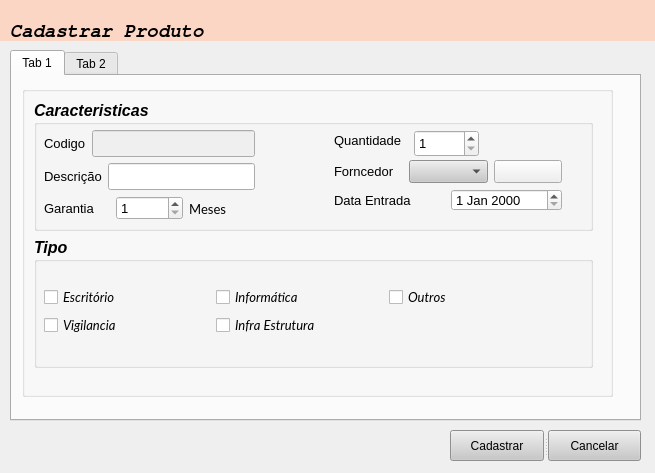
<?xml version="1.0" encoding="UTF-8"?>
<ui version="4.0">
 <class>Form</class>
 <widget class="QWidget" name="Form">
  <property name="geometry">
   <rect>
    <x>0</x>
    <y>0</y>
    <width>655</width>
    <height>473</height>
   </rect>
  </property>
  <property name="sizePolicy">
   <sizepolicy hsizetype="Fixed" vsizetype="Fixed">
    <horstretch>0</horstretch>
    <verstretch>0</verstretch>
   </sizepolicy>
  </property>
  <property name="minimumSize">
   <size>
    <width>655</width>
    <height>473</height>
   </size>
  </property>
  <property name="maximumSize">
   <size>
    <width>655</width>
    <height>473</height>
   </size>
  </property>
  <property name="focusPolicy">
   <enum>Qt::TabFocus</enum>
  </property>
  <property name="windowTitle">
   <string>Cadastrar Produto</string>
  </property>
  <property name="windowIcon">
   <iconset resource="recursos.qrc">
    <normaloff>:/img/img/configure_database_16704.ico</normaloff>:/img/img/configure_database_16704.ico</iconset>
  </property>
  <widget class="QLabel" name="label_3">
   <property name="geometry">
    <rect>
     <x>10</x>
     <y>20</y>
     <width>221</width>
     <height>21</height>
    </rect>
   </property>
   <property name="font">
    <font>
     <family>FreeMono</family>
     <pointsize>14</pointsize>
     <weight>75</weight>
     <italic>true</italic>
     <bold>true</bold>
    </font>
   </property>
   <property name="styleSheet">
    <string notr="true"/>
   </property>
   <property name="text">
    <string>Cadastrar Produto</string>
   </property>
  </widget>
  <widget class="QLabel" name="label">
   <property name="geometry">
    <rect>
     <x>540</x>
     <y>10</y>
     <width>101</width>
     <height>71</height>
    </rect>
   </property>
   <property name="styleSheet">
    <string notr="true">image: url(:/img/img/icons8-caixa.svg);</string>
   </property>
   <property name="text">
    <string/>
   </property>
  </widget>
  <widget class="QSplitter" name="splitter">
   <property name="geometry">
    <rect>
     <x>450</x>
     <y>430</y>
     <width>191</width>
     <height>31</height>
    </rect>
   </property>
   <property name="orientation">
    <enum>Qt::Horizontal</enum>
   </property>
   <widget class="QPushButton" name="cadastrar">
    <property name="styleSheet">
     <string notr="true">image: url(:/img/img/icons8-ok-filled.svg);
background-color:   rgb(200,200,200);</string>
    </property>
    <property name="text">
     <string>Cadastrar</string>
    </property>
    <property name="icon">
     <iconset resource="recursos.qrc">
      <normaloff>:/img/img/icons8-ok-filled.svg</normaloff>:/img/img/icons8-ok-filled.svg</iconset>
    </property>
   </widget>
   <widget class="QPushButton" name="cancelar">
    <property name="styleSheet">
     <string notr="true">background-color:   rgb(200,200,200);</string>
    </property>
    <property name="text">
     <string>Cancelar</string>
    </property>
    <property name="icon">
     <iconset resource="recursos.qrc">
      <normaloff>:/img/img/icons8-cancelar.svg</normaloff>:/img/img/icons8-cancelar.svg</iconset>
    </property>
   </widget>
  </widget>
  <widget class="QLabel" name="label_6">
   <property name="geometry">
    <rect>
     <x>0</x>
     <y>0</y>
     <width>658</width>
     <height>41</height>
    </rect>
   </property>
   <property name="styleSheet">
    <string notr="true">background-color:  rgba(255, 207, 183, 200);</string>
   </property>
   <property name="text">
    <string/>
   </property>
  </widget>
  <widget class="QTabWidget" name="tabWidget">
   <property name="geometry">
    <rect>
     <x>10</x>
     <y>50</y>
     <width>631</width>
     <height>371</height>
    </rect>
   </property>
   <property name="currentIndex">
    <number>0</number>
   </property>
   <widget class="QWidget" name="tab">
    <attribute name="title">
     <string>Tab 1</string>
    </attribute>
    <widget class="QGroupBox" name="groupBox_3">
     <property name="geometry">
      <rect>
       <x>10</x>
       <y>10</y>
       <width>591</width>
       <height>311</height>
      </rect>
     </property>
     <property name="font">
      <font>
       <pointsize>12</pointsize>
       <weight>75</weight>
       <italic>true</italic>
       <bold>true</bold>
      </font>
     </property>
     <property name="title">
      <string/>
     </property>
     <widget class="QWidget" name="layoutWidget_17">
      <property name="geometry">
       <rect>
        <x>10</x>
        <y>10</y>
        <width>561</width>
        <height>281</height>
       </rect>
      </property>
      <layout class="QVBoxLayout" name="verticalLayout_6">
       <property name="leftMargin">
        <number>2</number>
       </property>
       <property name="topMargin">
        <number>4</number>
       </property>
       <property name="rightMargin">
        <number>0</number>
       </property>
       <property name="bottomMargin">
        <number>9</number>
       </property>
       <item>
        <widget class="QGroupBox" name="groupBox_2">
         <property name="title">
          <string>Caracteristicas</string>
         </property>
         <widget class="QWidget" name="layoutWidget_18">
          <property name="geometry">
           <rect>
            <x>10</x>
            <y>30</y>
            <width>211</width>
            <height>91</height>
           </rect>
          </property>
          <layout class="QVBoxLayout" name="verticalLayout_7">
           <item>
            <layout class="QHBoxLayout" name="horizontalLayout_10">
             <item>
              <widget class="QLabel" name="label_26">
               <property name="font">
                <font>
                 <pointsize>10</pointsize>
                 <weight>50</weight>
                 <italic>false</italic>
                 <bold>false</bold>
                </font>
               </property>
               <property name="text">
                <string>Codigo</string>
               </property>
              </widget>
             </item>
             <item>
              <widget class="QLineEdit" name="codigo_4">
               <property name="enabled">
                <bool>false</bool>
               </property>
              </widget>
             </item>
            </layout>
           </item>
           <item>
            <layout class="QHBoxLayout" name="horizontalLayout_11">
             <item>
              <widget class="QLabel" name="label_27">
               <property name="font">
                <font>
                 <pointsize>10</pointsize>
                 <weight>50</weight>
                 <italic>false</italic>
                 <bold>false</bold>
                </font>
               </property>
               <property name="text">
                <string>Descrição</string>
               </property>
              </widget>
             </item>
             <item>
              <widget class="QLineEdit" name="descricao_4">
               <property name="enabled">
                <bool>true</bool>
               </property>
              </widget>
             </item>
            </layout>
           </item>
           <item>
            <layout class="QHBoxLayout" name="horizontalLayout_12">
             <item>
              <widget class="QLabel" name="label_28">
               <property name="font">
                <font>
                 <pointsize>10</pointsize>
                 <weight>50</weight>
                 <italic>false</italic>
                 <bold>false</bold>
                </font>
               </property>
               <property name="text">
                <string>Garantia</string>
               </property>
              </widget>
             </item>
             <item>
              <widget class="QSpinBox" name="garantia_4">
               <property name="font">
                <font>
                 <pointsize>10</pointsize>
                 <weight>50</weight>
                 <italic>false</italic>
                 <bold>false</bold>
                </font>
               </property>
               <property name="minimum">
                <number>1</number>
               </property>
              </widget>
             </item>
             <item>
              <widget class="QLabel" name="label_29">
               <property name="font">
                <font>
                 <family>Lato</family>
                 <pointsize>10</pointsize>
                 <weight>50</weight>
                 <italic>false</italic>
                 <bold>false</bold>
                 <kerning>false</kerning>
                </font>
               </property>
               <property name="text">
                <string>Meses</string>
               </property>
              </widget>
             </item>
            </layout>
           </item>
          </layout>
         </widget>
         <widget class="QWidget" name="layoutWidget_19">
          <property name="geometry">
           <rect>
            <x>300</x>
            <y>60</y>
            <width>228</width>
            <height>51</height>
           </rect>
          </property>
          <layout class="QVBoxLayout" name="verticalLayout_8">
           <item>
            <layout class="QHBoxLayout" name="horizontalLayout_13">
             <item>
              <widget class="QLabel" name="label_30">
               <property name="font">
                <font>
                 <pointsize>10</pointsize>
                 <weight>50</weight>
                 <italic>false</italic>
                 <bold>false</bold>
                </font>
               </property>
               <property name="text">
                <string>Forncedor</string>
               </property>
              </widget>
             </item>
             <item>
              <widget class="QComboBox" name="fornecedor_4">
               <property name="font">
                <font>
                 <pointsize>10</pointsize>
                </font>
               </property>
               <property name="styleSheet">
                <string notr="true">background-color:  rgb(200,200,200);</string>
               </property>
              </widget>
             </item>
             <item>
              <widget class="QPushButton" name="adicionar_4">
               <property name="text">
                <string/>
               </property>
               <property name="icon">
                <iconset resource="recursos.qrc">
                 <normaloff>:/img/img/icons8-plus.svg</normaloff>:/img/img/icons8-plus.svg</iconset>
               </property>
              </widget>
             </item>
            </layout>
           </item>
           <item>
            <layout class="QHBoxLayout" name="horizontalLayout_14">
             <item>
              <widget class="QLabel" name="label_31">
               <property name="font">
                <font>
                 <pointsize>10</pointsize>
                 <weight>50</weight>
                 <italic>false</italic>
                 <bold>false</bold>
                </font>
               </property>
               <property name="text">
                <string>Data Entrada</string>
               </property>
              </widget>
             </item>
             <item>
              <widget class="QDateEdit" name="data_entrada_4">
               <property name="font">
                <font>
                 <pointsize>10</pointsize>
                 <weight>50</weight>
                 <italic>false</italic>
                 <bold>false</bold>
                </font>
               </property>
              </widget>
             </item>
            </layout>
           </item>
          </layout>
         </widget>
         <widget class="QLabel" name="label_32">
          <property name="geometry">
           <rect>
            <x>300</x>
            <y>30</y>
            <width>71</width>
            <height>21</height>
           </rect>
          </property>
          <property name="font">
           <font>
            <pointsize>10</pointsize>
            <weight>50</weight>
            <italic>false</italic>
            <bold>false</bold>
           </font>
          </property>
          <property name="text">
           <string>Quantidade</string>
          </property>
         </widget>
         <widget class="QSpinBox" name="quantidade">
          <property name="geometry">
           <rect>
            <x>380</x>
            <y>30</y>
            <width>65</width>
            <height>27</height>
           </rect>
          </property>
          <property name="font">
           <font>
            <pointsize>10</pointsize>
            <weight>50</weight>
            <italic>false</italic>
            <bold>false</bold>
           </font>
          </property>
          <property name="minimum">
           <number>1</number>
          </property>
         </widget>
        </widget>
       </item>
       <item>
        <widget class="QGroupBox" name="groupBox_9">
         <property name="font">
          <font>
           <pointsize>12</pointsize>
           <weight>75</weight>
           <italic>true</italic>
           <bold>true</bold>
           <underline>false</underline>
          </font>
         </property>
         <property name="focusPolicy">
          <enum>Qt::TabFocus</enum>
         </property>
         <property name="title">
          <string>Tipo</string>
         </property>
         <widget class="QWidget" name="layoutWidget_20">
          <property name="geometry">
           <rect>
            <x>10</x>
            <y>49</y>
            <width>511</width>
            <height>51</height>
           </rect>
          </property>
          <layout class="QGridLayout" name="gridLayout_9">
           <item row="1" column="2" colspan="2">
            <widget class="QCheckBox" name="infraestrutura_4">
             <property name="font">
              <font>
               <family>Lato</family>
               <pointsize>10</pointsize>
               <weight>50</weight>
               <bold>false</bold>
               <kerning>false</kerning>
              </font>
             </property>
             <property name="text">
              <string>Infra Estrutura</string>
             </property>
            </widget>
           </item>
           <item row="0" column="3">
            <widget class="QCheckBox" name="outros_4">
             <property name="font">
              <font>
               <family>Lato</family>
               <pointsize>10</pointsize>
               <weight>50</weight>
               <bold>false</bold>
               <kerning>false</kerning>
              </font>
             </property>
             <property name="text">
              <string>Outros</string>
             </property>
            </widget>
           </item>
           <item row="1" column="0">
            <widget class="QCheckBox" name="vigilancia_4">
             <property name="font">
              <font>
               <family>Lato</family>
               <pointsize>10</pointsize>
               <weight>50</weight>
               <bold>false</bold>
               <kerning>false</kerning>
              </font>
             </property>
             <property name="text">
              <string>Vigilancia</string>
             </property>
            </widget>
           </item>
           <item row="0" column="2">
            <widget class="QCheckBox" name="informatica_4">
             <property name="font">
              <font>
               <family>Lato</family>
               <pointsize>10</pointsize>
               <weight>50</weight>
               <bold>false</bold>
               <kerning>false</kerning>
              </font>
             </property>
             <property name="text">
              <string>Informática</string>
             </property>
            </widget>
           </item>
           <item row="0" column="0">
            <widget class="QCheckBox" name="escritorio_4">
             <property name="font">
              <font>
               <family>Lato</family>
               <pointsize>10</pointsize>
               <weight>50</weight>
               <bold>false</bold>
               <kerning>false</kerning>
              </font>
             </property>
             <property name="text">
              <string>Escritório</string>
             </property>
            </widget>
           </item>
          </layout>
         </widget>
        </widget>
       </item>
      </layout>
     </widget>
    </widget>
   </widget>
   <widget class="QWidget" name="tab_2">
    <attribute name="title">
     <string>Tab 2</string>
    </attribute>
    <widget class="QListView" name="listView">
     <property name="geometry">
      <rect>
       <x>10</x>
       <y>10</y>
       <width>601</width>
       <height>321</height>
      </rect>
     </property>
    </widget>
   </widget>
  </widget>
  <zorder>tabWidget</zorder>
  <zorder>label_6</zorder>
  <zorder>label_3</zorder>
  <zorder>label</zorder>
  <zorder>splitter</zorder>
 </widget>
 <tabstops>
  <tabstop>descricao_4</tabstop>
  <tabstop>garantia_4</tabstop>
  <tabstop>quantidade</tabstop>
  <tabstop>fornecedor_4</tabstop>
  <tabstop>data_entrada_4</tabstop>
  <tabstop>escritorio_4</tabstop>
  <tabstop>vigilancia_4</tabstop>
  <tabstop>informatica_4</tabstop>
  <tabstop>infraestrutura_4</tabstop>
  <tabstop>outros_4</tabstop>
  <tabstop>cadastrar</tabstop>
  <tabstop>groupBox_9</tabstop>
  <tabstop>codigo_4</tabstop>
  <tabstop>adicionar_4</tabstop>
  <tabstop>cancelar</tabstop>
  <tabstop>tabWidget</tabstop>
 </tabstops>
 <resources>
  <include location="recursos.qrc"/>
 </resources>
 <connections/>
</ui>
